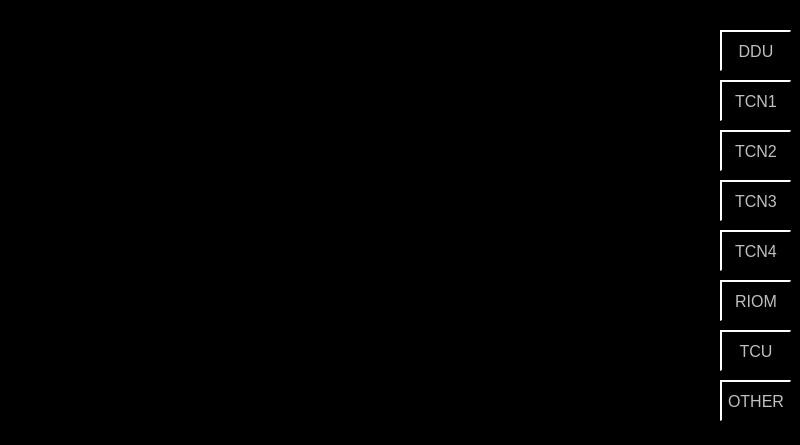
<?xml version="1.0" encoding="UTF-8"?>
<ui version="4.0">
 <class>Main_Allportdata</class>
 <widget class="QWidget" name="Main_Allportdata">
  <property name="geometry">
   <rect>
    <x>0</x>
    <y>0</y>
    <width>800</width>
    <height>445</height>
   </rect>
  </property>
  <property name="windowTitle">
   <string>Form</string>
  </property>
  <property name="styleSheet">
   <string notr="true">QWidget
{
	background-color: black;
    font:12px;
}
QLabel
{
color:white;
}QPushButton
{
font: 16px;color: rgb(192,192,192);background-color: rgb(0, 0, 0);border-top: 2px solid white;border-left: 2px solid white;
}</string>
  </property>
  <widget class="QPushButton" name="BTNDDU">
   <property name="geometry">
    <rect>
     <x>720</x>
     <y>30</y>
     <width>71</width>
     <height>41</height>
    </rect>
   </property>
   <property name="text">
    <string>DDU</string>
   </property>
  </widget>
  <widget class="QPushButton" name="BTNTCN1">
   <property name="geometry">
    <rect>
     <x>720</x>
     <y>80</y>
     <width>71</width>
     <height>41</height>
    </rect>
   </property>
   <property name="text">
    <string>TCN1</string>
   </property>
  </widget>
  <widget class="QPushButton" name="BTNTCN2">
   <property name="geometry">
    <rect>
     <x>720</x>
     <y>130</y>
     <width>71</width>
     <height>41</height>
    </rect>
   </property>
   <property name="text">
    <string>TCN2</string>
   </property>
  </widget>
  <widget class="QPushButton" name="BTNTCN4">
   <property name="geometry">
    <rect>
     <x>720</x>
     <y>230</y>
     <width>71</width>
     <height>41</height>
    </rect>
   </property>
   <property name="text">
    <string>TCN4</string>
   </property>
  </widget>
  <widget class="QPushButton" name="BTNTCN3">
   <property name="geometry">
    <rect>
     <x>720</x>
     <y>180</y>
     <width>71</width>
     <height>41</height>
    </rect>
   </property>
   <property name="text">
    <string>TCN3</string>
   </property>
  </widget>
  <widget class="QPushButton" name="BTNTCU">
   <property name="geometry">
    <rect>
     <x>720</x>
     <y>330</y>
     <width>71</width>
     <height>41</height>
    </rect>
   </property>
   <property name="text">
    <string>TCU</string>
   </property>
  </widget>
  <widget class="QPushButton" name="BTNRIOM">
   <property name="geometry">
    <rect>
     <x>720</x>
     <y>280</y>
     <width>71</width>
     <height>41</height>
    </rect>
   </property>
   <property name="text">
    <string>RIOM</string>
   </property>
  </widget>
  <widget class="QPushButton" name="BTNOTHER">
   <property name="geometry">
    <rect>
     <x>720</x>
     <y>380</y>
     <width>71</width>
     <height>41</height>
    </rect>
   </property>
   <property name="text">
    <string>OTHER</string>
   </property>
  </widget>
 </widget>
 <resources/>
 <connections/>
</ui>
